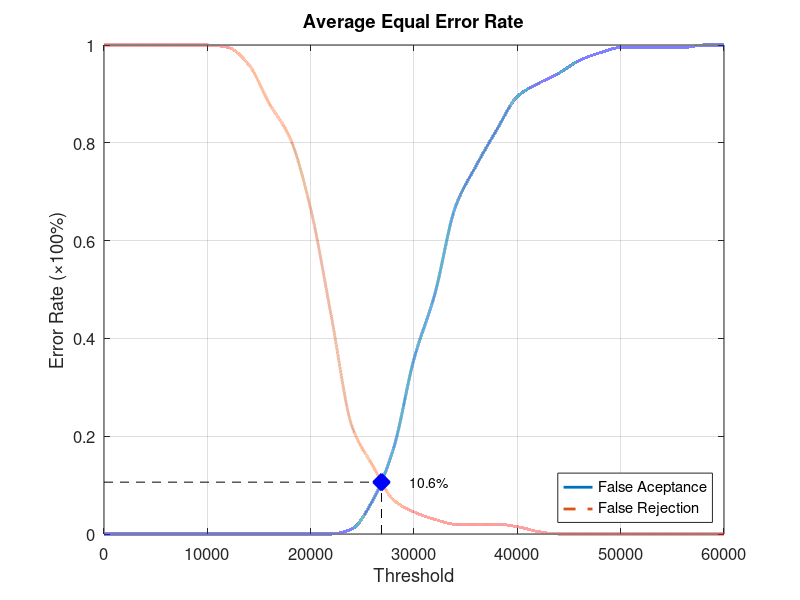
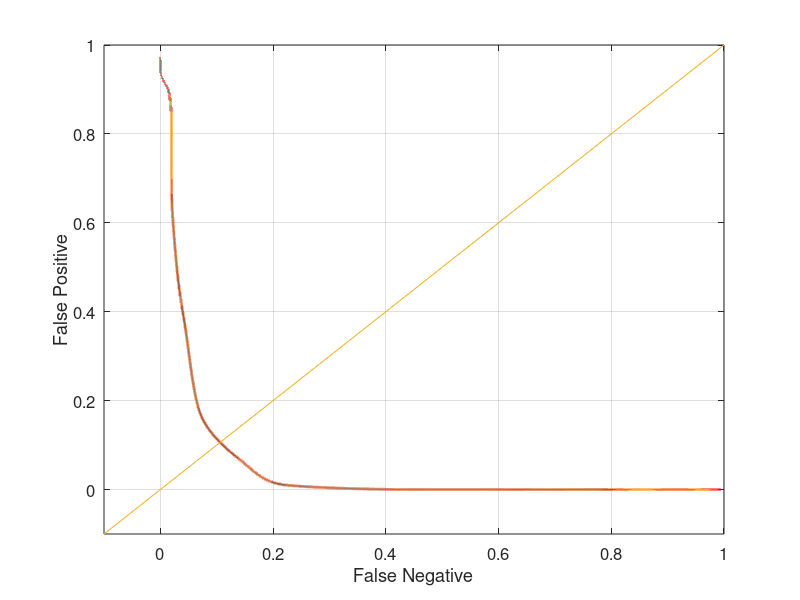

Write the MATLAB code that produced these figures, in order.
function yEER = Database1_4
close all;
clear;
clc;
x = 0:2000:60000;
xq = 0:0.5:60000;

y0 = [0 0 0 0 0 0 0 0 0 0 0 0 0.0105263 0.0684211 0.173684 0.357895 0.489474 0.668421 0.752632 0.826316 0.894737 0.921053 0.942105 0.968421 0.984211 0.994737 0.994737 0.994737 0.994737 1 1];
yy0 = interp1(x, y0, xq, 'pchip');
y1 = [1 1 1 1 1 1 0.995 0.96 0.88 0.81 0.665 0.445 0.22 0.14 0.07 0.045 0.03 0.02 0.02 0.02 0.015 0.005 0 0 0 0 0 0 0 0 0];
yy1 = interp1(x, y1, xq, 'pchip');

% Calculating EER: 
y2 = abs(y0 - y1);
find(y2 == min(y2))
yy2 = abs(yy0 - yy1);
xEER = find(yy2 == min(yy2));
xEERIndex = xq(xEER) % X-axis EER
yEER = yy0(xEER) % Y-axis EER

main = figure
plot(xq, yy0,'-','LineWidth', 2);	hold on
plot(xq, yy1,'--','LineWidth', 2);	hold on
plot([xEERIndex xEERIndex], [0 yEER], 'k--');	hold on
plot([0 xEERIndex], [yEER yEER], 'k--');	hold on
plot(xEERIndex, yEER, 'bx', 'LineWidth', 10);	hold on
text(xEERIndex + 10 * xEERIndex / 100, yEER, [num2str(round((10000 * yEER)) / 100) '%'])
legend('False Aceptance', 'False Rejection', 'Location', 'SouthEast')
xlabel('Threshold')
ylabel('Error Rate (\times100%)')
title('Average Equal Error Rate')
set(gca, 'FontSize', 12)
axis([0 60000 0 1])
grid on

print(main, 'Database1_4Main', '-dpng');
FNRxFPR = figure('Color', [1 1 1]);
plot(yy1, yy0, '-', yy1, yy0, 'LineWidth', 2);
hold on
y = -0.1:0.1:1
plot(y, y); 
set(gca, 'FontSize', 12)
xlabel('False Negative')
ylabel('False Positive')
axis([-0.1 1 -0.1 1])
set(gca, 'FontSize', 12)
grid on

print(FNRxFPR, 'Database1_4FNRxFPR','-dpng');
end
